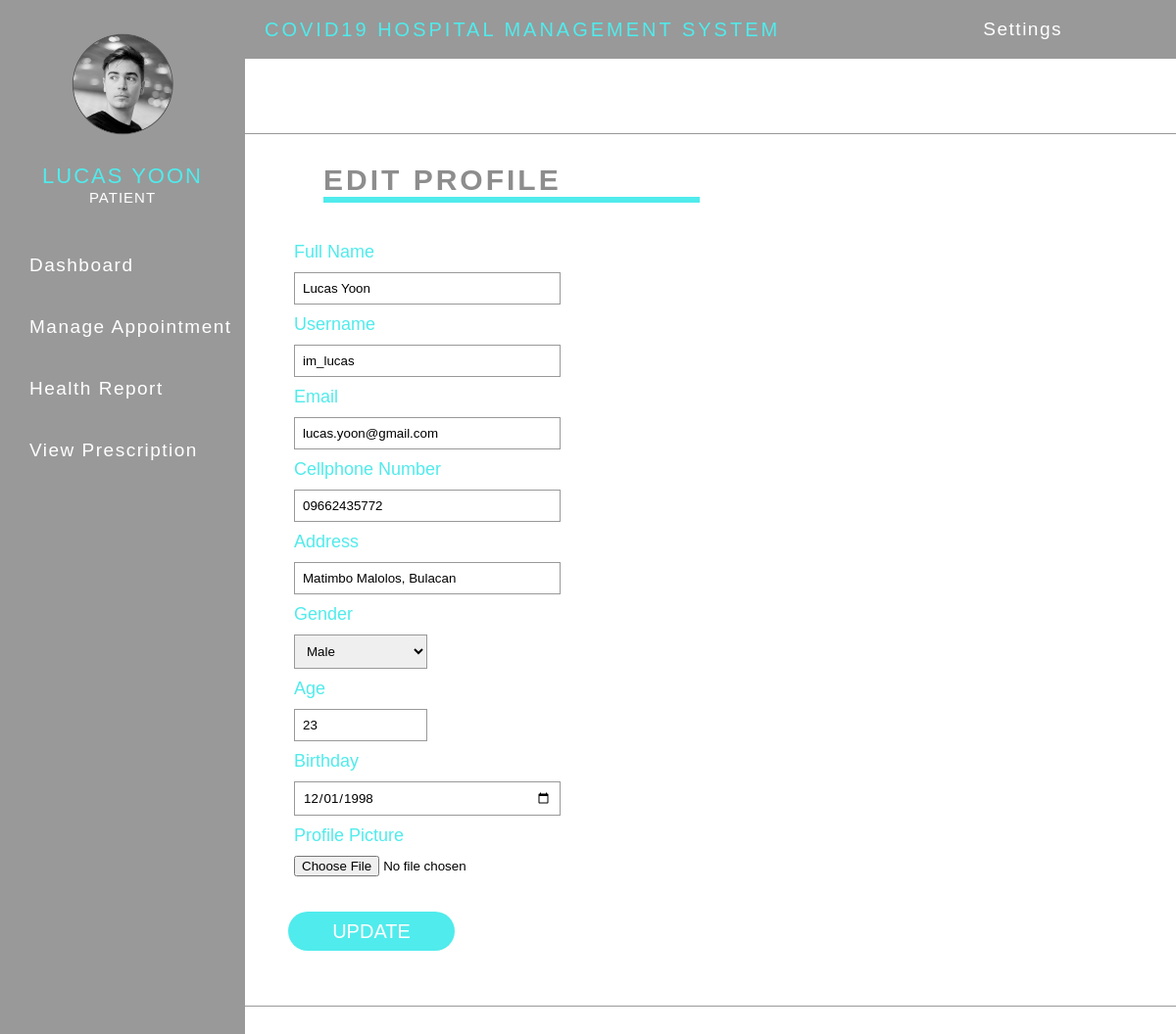
Page /patient/edit-profile.php (signed in) on the committed database.
### tables this page shows
CREATE TABLE `patient` (
  `patient_ID` int(11) NOT NULL,
  `doctor_ID` int(20) NOT NULL,
  `pFullName` varchar(255) NOT NULL,
  `pUsername` varchar(255) NOT NULL,
  `pPassword` varchar(255) NOT NULL,
  `pEmail` varchar(255) NOT NULL,
  `pNumber` varchar(50) NOT NULL,
  `pAge` int(20) NOT NULL,
  `pBirthday` date NOT NULL,
  `pAddress` varchar(255) NOT NULL,
  `pGender` varchar(255) NOT NULL,
  `pProfilepic` varchar(255) NOT NULL
);

### patient/edit-profile.php (the view, shortened to what this page needs)
<?php
	include("../include/config.php");
?>
<!DOCTYPE html>
<html lang="en">
	<head>
		<link rel="stylesheet" href="styles.css">
	</head>
	<body>
	<?php include('navigation.php');?>
	<div class="bd-box">
	<form action="edit-profile.php" method="post">
	<h3>EDIT PROFILE</h3>
	<hr>
		<div class="dfrm">
				<label>Full Name</label>
				<input type="text" placeholder="Enter Full Name" name="fullname" value="<?php echo $row['pFullName']; ?>" v>
				<label>Username</label>
				<input type="text" placeholder="Enter Username" name="username" value="<?php echo $row['pUsername']; ?>" required>
				<label>Email</label>
				<input type="email" placeholder="Enter Email" name="email" value="<?php echo $row['pEmail']; ?>" required>
				<label>Cellphone Number</label>
				<input type="text" placeholder="Enter Cellphone Number" name="number" value="<?php echo $row['pNumber']; ?>" required>
				<label>Address</label>
				<input type="text" placeholder="Enter Complete Address" name="address" value="<?php echo $row['pAddress']; ?>" required>
				<label>Gender</label>
				<select name="gender" required>
				<option value="<?php echo $row['pGender']; ?>"><?php echo $row['pGender']; ?></option>
				</select>
				<label>Age</label>
				<input type="number" name="age" value="<?php echo $row['pAge']; ?>" required>
				<label>Birthday</label>
				<input type="date" name="bday" value="<?php echo $row['pBirthday']; ?>" required>
				<label>Profile Picture</label>
				<input type="file" name="pic" value="<?php echo $row['pProfilepic']; ?>" required>
				<br><br>
				<input type="submit" class="fbtn" value="UPDATE" name="epbtn"/>
				<br><br><br>
			</div>
	</form>
	</div>
	<br><br><br><br><br>
	</body>
</html>

### patient/navigation.php (shortened to what this page needs)
<?php
	include("../include/config.php");
	$id = $_SESSION['id'];
	$query = mysqli_query($conn, "SELECT * FROM patient where patient_ID = '$id'");
	$row = mysqli_fetch_array($query);
?>
<div class="wrapper" id="wrapper">
  <div class="top_navbar">
    <div class="menu">
      <div class="logo">
       COVID19 Hospital Management System
      </div>
	  <div class="dropdown">
		<button onclick="myFunction()" class="dbtn">Settings</span></button>
    </div>
  </div>
  <div class="main_container">
      <div class="sidebar">
          <div class="sidebar__inner">
			<div class="profile_info">
					<div class="img_holder">
						<?php echo "<img src='../img/profile/".$row['pProfilepic']."' >"; ?>
					</div>
					<br>
					<p class="title"><?php echo $row['pFullName']; ?></p>
					<p class="sub_title">PATIENT</p>
				</div>
            <ul class="lists">
              <li>
                <a href="home.php">
                  <span class="title">Dashboard</span>
                </a>
              </li>
              <li>
                <a href="appointment.php">
                  <span class="title">Manage Appointment</span>
                </a>
              </li>
              <li>
			  <a href="report.php">
                  <span class="title">Health Report</span>
                </a>
              </li>
              <li>
                <a href="prescription.php">
                  <span class="title">View Prescription</span>
                </a>
              </li>
            </ul>
          </div>
      </div>
  </div>
</div>

### patient/styles.css (style rules this page uses)
* { margin: 0; padding: 0; list-style: none; box-sizing: border-box; text-decoration: none; font-family: Helvetica; }
.bd-box { margin-top: 136px; border-top: 1px solid #999; border-bottom: 1px solid #999; }
.bd-box h3 { padding-top: 30px; margin-left: 330px; color: #8d8d8d; font-size: 30px; letter-spacing: 3px; }
.bd-box hr { width: 32%; margin-left: 330px; padding: 3px; background: #50ebec; border: none; }
.dfrm { margin-left: 20%; margin-right: 20%; margin-top: 10px; padding: 20px; }
.dfrm input[type="date"], .dfrm input[type="time"], .dfrm input[type="text"], .dfrm input[type="email"], .dfrm textarea { width: 40%; display: block; border: 1px solid #999; padding: 8px; margin: 0 40px; }
.dfrm input[type="number"], .dfrm select { width: 20%; display: block; border: 1px solid #999; padding: 8px; margin: 0 40px; }
.dfrm input[type="file"] { border: none; display: block; margin: 0 40px; padding: 0; }
.dfrm label { display: block; color: #50ebec; font-size: 18px; padding: 10px; margin: 0 30px; }
.dfrm .fbtn { width: 25%; height: 40px; border-radius: 20px; outline: none; border: none; background-color: #50EBEC; font-size: 20px; color: #fff; cursor: pointer; margin-left: 5%; }
.wrapper { width: 100%; height: 100%; }
.top_navbar { background: #999; height: 60px; display: flex; position: fixed; width: 100%; top: 0; }
.top_navbar .menu { width: calc(100% - 80px); height: 100%; display: flex; justify-content: space-between; align-items: center; padding: 0 20px; }
.top_navbar .menu .logo { color: #50ebec; text-transform: uppercase; letter-spacing: 3px; margin-left: 250px; font-size: 20px; }
.main_container .sidebar { position: fixed; top: 0; left: 0; width: 250px; height: 100%; background: #999; }
.main_container .sidebar .sidebar__inner { position: relative; }
.main_container .sidebar .profile_info { text-align: center; padding: 30px 10px; }
.main_container .sidebar .profile_info img { width: 110px; }
.main_container .sidebar .profile_info .title { font-size: 22px; letter-spacing: 2px; color: #50ebec; text-transform: uppercase; }
.main_container .sidebar .profile_info .sub_title { font-size: 15px; color: #fff; letter-spacing: 1px; }
.main_container .sidebar ul li a { letter-spacing: 1.5px; color: #fff; font-size: 19px; padding: 20px 30px; white-space: nowrap; display: flex; align-items: center; margin-bottom: 1px; transition: all 0.3s ease; }
.main_container .sidebar ul li a span { display: inline-block; }
.dbtn { background-color: #999; color: white; padding: 16px; font-size: 19px; border: none; cursor: pointer; letter-spacing: 1.5px; }
.dropdown { position: relative; display: inline-block; }

### rows in the picture
patient: pProfilepic (picture), pFullName "LUCAS YOON", fullname "Lucas Yoon", username "im_lucas", email "lucas.yoon@gmail.com", number "09662435772", address "Matimbo Malolos, Bulacan", gender "Male", age "23", bday "12/01/1998"
